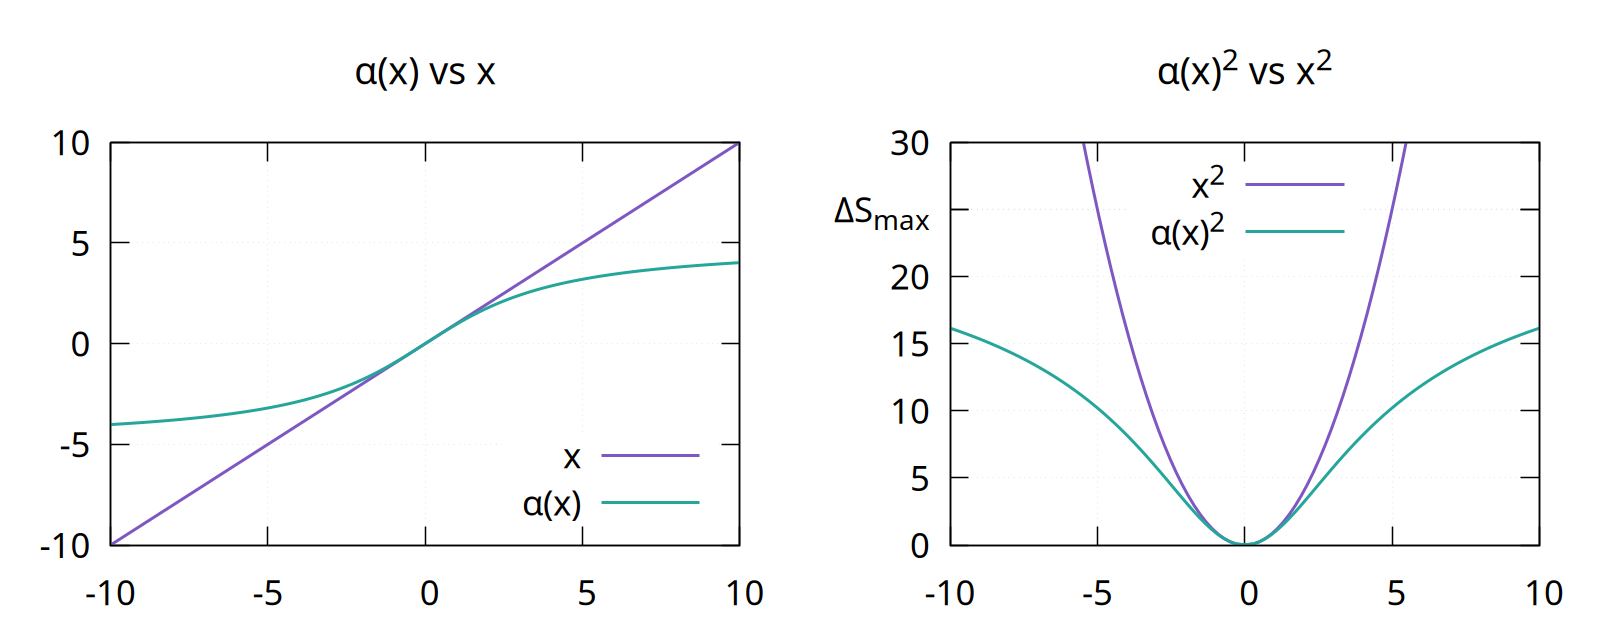

Recreate this plot in gnuplot.
set terminal pngcairo enhanced size 1600, 640 font "sans,26" background rgb "white"
set output 'capper.png'

set grid lw 1.2 lc rgb "#d0d0d0"
set border lw 1.5

set xrange [-10:10]

gamma = 2 * sqrt(25) / pi
a(x) = gamma * atan(x / gamma)

set multiplot layout 1, 2

set key bottom right
set xtics 5
set ytics 5
set ylabel ""
set title "{/sans=28{/Symbol a}(x) vs x}"

plot \
    x         with lines lw 3 lc rgb "#7e57c2" title "x", \
    a(x)      with lines lw 3 lc rgb "#26a69a" title "{/Symbol a}(x)"

set key center top
set yrange [0:30]
set ytics 5
set ytics add ("{/Symbol D}S_{max}" 25)
set title "{/sans=28{/Symbol a}(x)^2 vs x^2}"

plot \
    x**2      with lines lw 3 lc rgb "#7e57c2" title "x^2", \
    a(x)**2   with lines lw 3 lc rgb "#26a69a" title "{/Symbol a}(x)^2"

unset multiplot
